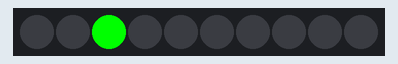
Simulated run of this sketch. Board: Arduino Uno, built with avr-gcc and run on an emulated ATmega328P. On the bench: 10 RGB LEDs in strip order, left to right.

Above: at 0.1 s.
At 3.1 s:
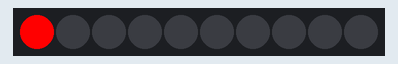
At 3.6 s:
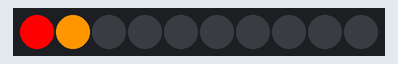
At 6.1 s:
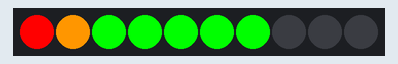
At 8.1 s:
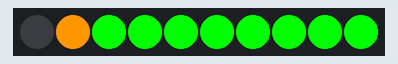
At 12.6 s:
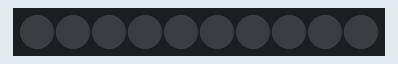

The sketch:

ControlSingleLed.ino
```cpp
/*
Grove LED Bar - Control Single LED Example
This example will show you how to use the setLed() function of this library.
There are 10 LEDs in the Grove LED Bar.
Use this method to set a single LED.

Syntax setLed(led, state)
led (1-10)
state (0=off, 1=on)

Ported for MSP-EXP430F5529, TM4c123 (Tiva C), and cc3200 LaunchPad By Cameron P. LaFollette

 ***IMPORTANT*** If using cc3200 LaunchPad, place a jumper wire from
 BoosterPack pin 31 to 36 and a wire from pin 29 to 35,
 then change Grove_LED_Bar bar(35, 36, 0) to (29, 31, 0)
*/

#include <Grove_LED_Bar.h>
//Arduino
//Grove_LED_Bar bar(9, 8, 0);  // Clock pin, Data pin, Orientation

// LaunchPad Clock pin, Data pin, Orientation
Grove_LED_Bar bar(35, 36, 0);  // for cc3200 change to Grove_LED_Bar bar(29, 31, 0);


void setup()
{
  // nothing to initialize
  bar.begin();
}

void loop()
{
  // Set LED 3 on
  bar.setLed(3, 1);
  delay(500);

  // Set LED 5 on
  bar.setLed(5, 1);
  delay(500);

  // Set LED 7 on
  bar.setLed(7, 1);
  delay(500);

  // Set LED 3 off
  bar.setLed(3, 0);
  delay(500);

  // Set LED 5 off
  bar.setLed(5, 0);
  delay(500);

  // Set LED 7 off
  bar.setLed(7, 0);
  delay(500);

  // Turn all LEDs on
  for (int i = 1; i <= 10; i++)
  {
    bar.setLed(i, 1);
    delay(500);
  }

  // Turn all LEDs off
  for (int i = 1; i <= 10; i++)
  {
    bar.setLed(i, 0);
    delay(500);
  }
}
```

Measured:
- by itself, everything shown: repeats every 13.0 s, in 26 steps
- what the display in image 1 shows lasts 0.5 s, from 3.0 s to 3.5 s
